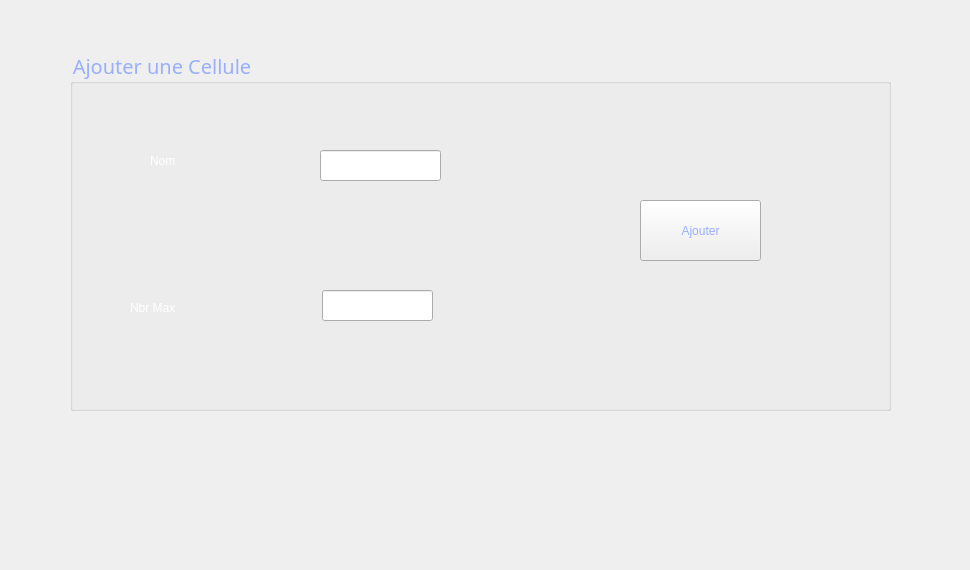
        <widget class="QWidget" name="tab_12">
         <attribute name="title">
          <string>Ajouter</string>
         </attribute>
         <widget class="QLabel" name="label_90">
          <property name="geometry">
           <rect>
            <x>0</x>
            <y>-10</y>
            <width>961</width>
            <height>561</height>
           </rect>
          </property>
          <property name="styleSheet">
           <string notr="true">background-image: url(:/6.jpg);</string>
          </property>
          <property name="text">
           <string/>
          </property>
         </widget>
         <widget class="QGroupBox" name="groupBox_23">
          <property name="geometry">
           <rect>
            <x>70</x>
            <y>50</y>
            <width>821</width>
            <height>361</height>
           </rect>
          </property>
          <property name="font">
           <font>
            <family>Rockwell</family>
            <pointsize>15</pointsize>
            <weight>50</weight>
            <italic>false</italic>
            <bold>false</bold>
           </font>
          </property>
          <property name="layoutDirection">
           <enum>Qt::LeftToRight</enum>
          </property>
          <property name="styleSheet">
           <string notr="true">color:rgb(152, 174, 255)</string>
          </property>
          <property name="title">
           <string>Ajouter une Cellule</string>
          </property>
          <widget class="QLabel" name="label_150">
           <property name="geometry">
            <rect>
             <x>168</x>
             <y>318</y>
             <width>2101</width>
             <height>2211</height>
            </rect>
           </property>
           <property name="text">
            <string/>
           </property>
           <property name="pixmap">
            <pixmap>../../smartshop2A18-gestion-employ-scong-s/Documents/temp/macaron.jpg</pixmap>
           </property>
          </widget>
          <widget class="QLineEdit" name="le_nom">
           <property name="geometry">
            <rect>
             <x>250</x>
             <y>100</y>
             <width>121</width>
             <height>31</height>
            </rect>
           </property>
          </widget>
          <widget class="QLabel" name="label_74">
           <property name="geometry">
            <rect>
             <x>80</x>
             <y>100</y>
             <width>71</width>
             <height>21</height>
            </rect>
           </property>
           <property name="styleSheet">
            <string notr="true">color: rgb(255, 255, 255);</string>
           </property>
           <property name="text">
            <string>Nom</string>
           </property>
          </widget>
          <widget class="QLineEdit" name="le_max">
           <property name="geometry">
            <rect>
             <x>252</x>
             <y>240</y>
             <width>111</width>
             <height>31</height>
            </rect>
           </property>
          </widget>
          <widget class="QLabel" name="label_80">
           <property name="geometry">
            <rect>
             <x>60</x>
             <y>250</y>
             <width>121</width>
             <height>16</height>
            </rect>
           </property>
           <property name="styleSheet">
            <string notr="true">color: rgb(255, 255, 255);</string>
           </property>
           <property name="text">
            <string>Nbr Max</string>
           </property>
          </widget>
          <widget class="QPushButton" name="pushButton_22">
           <property name="geometry">
            <rect>
             <x>570</x>
             <y>150</y>
             <width>121</width>
             <height>61</height>
            </rect>
           </property>
           <property name="text">
            <string>Ajouter</string>
           </property>
          </widget>
         </widget>
        </widget>
